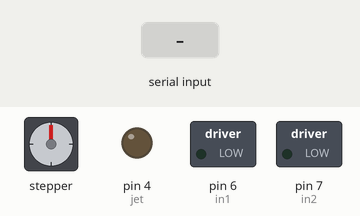
Simulated run of this sketch. Board: Arduino Uno, built with avr-gcc and run on an emulated ATmega328P. On the bench: stepper motor, switched loads named in the sketch (green lamp = pin HIGH), output pins drawn as LEDs (lit = HIGH). The test bench sets the inputs (shaded band). Stepper angles assume 100 steps per turn; what the sketch prints to the serial monitor is not drawn.

Above: at 1.2 s.
1.3 s: "1\n" received over Serial
At 2.3 s:
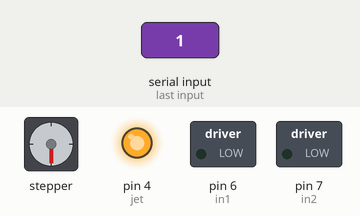
3.4 s: "3\n" received over Serial
At 4.4 s:
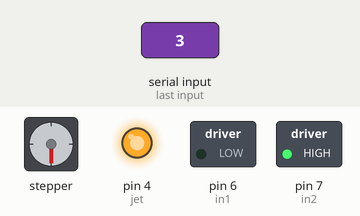
4.9 s: "2\n" received over Serial
At 6.3 s:
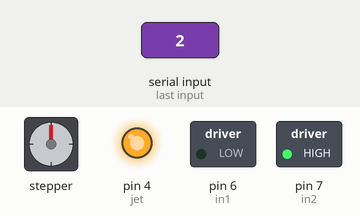
7.0 s: "30,150\n" received over Serial
At 8.2 s:
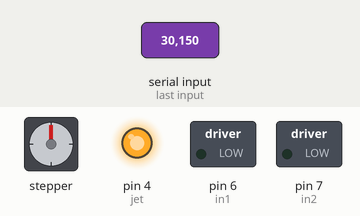
8.5 s: "1\n" received over Serial
At 8.95 s:
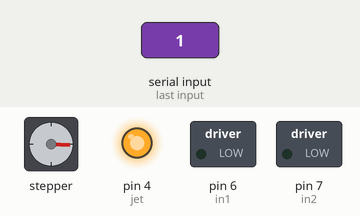
10.6 s: "2\n" received over Serial
At 11.05 s:
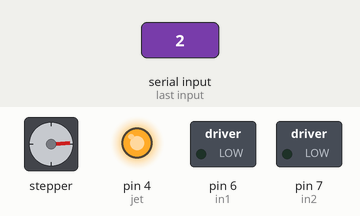
Timing chart, 0 to 13.4 s (numbered marks = the images above; inputs shaded):
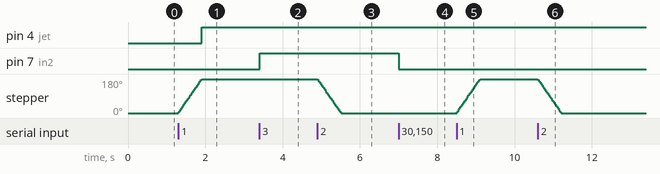

Measured:
- after the input at 1.3 s, pin 4 (jet): LOW → HIGH after 0.61 s; stepper: turns 180° clockwise in 0.61 s, starting at once
- after the input at 3.4 s, pin 7 (in2): LOW → HIGH at once
- after the input at 4.9 s, stepper: turns 180° counter-clockwise in 0.61 s, starting at once
- after the input at 7.0 s, pin 7 (in2): HIGH → LOW at once
- after the input at 8.5 s, stepper: turns 180° clockwise in 0.61 s, starting at once
- after the input at 10.6 s, stepper: turns 180° counter-clockwise in 0.61 s, starting at once

The sketch:

Final_Code.ino
```cpp
#include <Stepper.h>
#define steps 100                           //Steps per revolution is set

                           //cutter
#define in1 6
#define in2 7

#define jet 4                             //jet

Stepper stepper(steps, 8, 9, 10, 11);       //stepper is the name
void setup() {


  //define the coil pins of the stepper motor

  stepper.setSpeed(50);                       //stepper speed is set

//For cutter

  pinMode(in1, OUTPUT);
  pinMode(in2, OUTPUT);

 // digitalWrite(in1, LOW);
 // digitalWrite(in2, HIGH);


///For water jet
pinMode(jet, OUTPUT);
//pinMode(in1, OUTPUT);
//pinMode(in2, OUTPUT);
//digitalWrite(in1, LOW);
//digitalWrite(in2, HIGH);
///
  Serial.begin(9600);

//digitalWrite(in1, LOW);
 // digitalWrite(in2, HIGH);
}

void loop()
{
  Serial.println("Enter the action: ");
  while(Serial.available()==0)
  {

  }

  int action = Serial.parseInt();
  int step_size = 50;
  Serial.print(action);

  if(action==1)                               //action 1 = Stepper Motor Up
  {

    stepper.step(step_size);

  }
  else if(action==2)                          //action 2 = Stepper Motor Down
  {
    stepper.step(-step_size);
  }
  if(action==3)                                //Action 3 = Cutter ON
  {
   // analogWrite(enA_cut, 220);
    digitalWrite(in1, LOW);
  digitalWrite(in2, HIGH);
  Serial.println("Cutter is ON");
  }
  else if(action==30)
  {
    digitalWrite(in1, LOW);
  digitalWrite(in2, LOW);
  Serial.println(" Cutter is OFF");
  }
  else if(action=4)
  {
    digitalWrite(jet, HIGH);                  //Action 4 = Jet ON
    //digitalWrite(ena_jet,HIGH);
  }
  else if(action==5)
  {
    digitalWrite(jet,LOW);
  }
}
```
